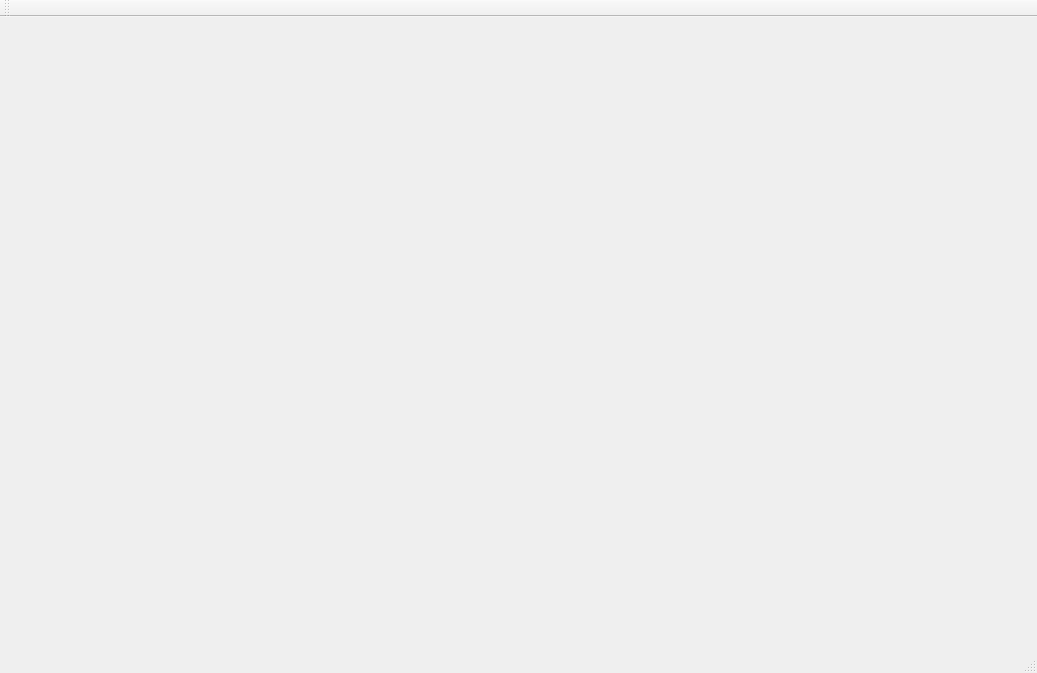
<?xml version="1.0" encoding="UTF-8"?>
<ui version="4.0">
 <class>MainWindow</class>
 <widget class="QMainWindow" name="MainWindow">
  <property name="geometry">
   <rect>
    <x>0</x>
    <y>0</y>
    <width>1037</width>
    <height>673</height>
   </rect>
  </property>
  <property name="windowTitle">
   <string>MainWindow</string>
  </property>
  <widget class="QWidget" name="centralWidget"/>
  <widget class="QMenuBar" name="menuBar">
   <property name="geometry">
    <rect>
     <x>0</x>
     <y>0</y>
     <width>1037</width>
     <height>23</height>
    </rect>
   </property>
  </widget>
  <widget class="QToolBar" name="mainToolBar">
   <attribute name="toolBarArea">
    <enum>TopToolBarArea</enum>
   </attribute>
   <attribute name="toolBarBreak">
    <bool>false</bool>
   </attribute>
  </widget>
  <widget class="QStatusBar" name="statusBar"/>
 </widget>
 <layoutdefault spacing="6" margin="11"/>
 <resources/>
 <connections/>
</ui>
